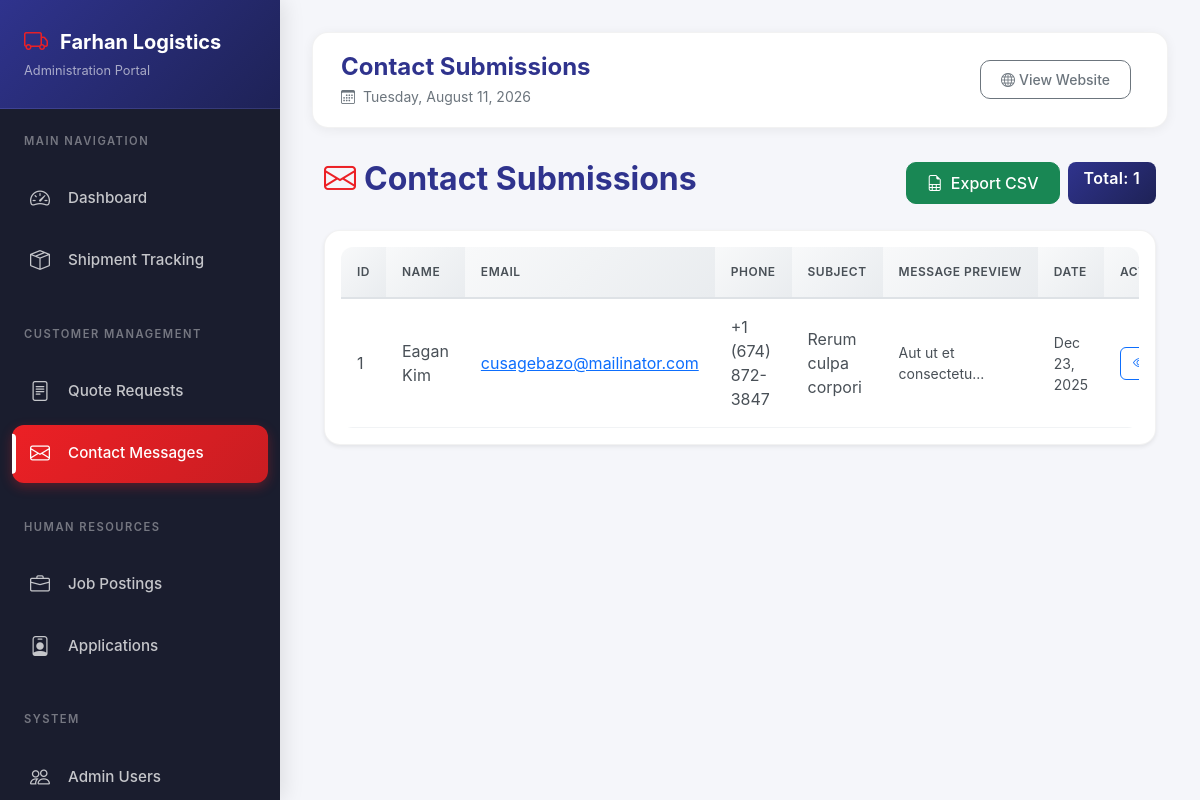
/admin/contacts.php (signed in), run on the app's committed database.
### tables this page shows
CREATE TABLE `contact_submissions` (
  `id` int UNSIGNED NOT NULL,
  `name` varchar(100) NOT NULL,
  `email` varchar(100) NOT NULL,
  `phone` varchar(20) DEFAULT NULL,
  `company` varchar(100) DEFAULT NULL,
  `subject` varchar(200) NOT NULL,
  `message` text NOT NULL,
  `ip_address` varchar(45) DEFAULT NULL,
  `user_agent` varchar(255) DEFAULT NULL,
  `status` enum('new','read','replied','archived') DEFAULT 'new',
  `created_at` timestamp NULL DEFAULT CURRENT_TIMESTAMP,
  `updated_at` timestamp NULL DEFAULT CURRENT_TIMESTAMP ON UPDATE CURRENT_TIMESTAMP
);

### public_html/admin/contacts.php (the view, shortened to what this page needs)
<?php
require_once dirname(__DIR__) . '/config/db.php';
$single_contact = null;
$page = isset($_GET['page']) ? (int)$_GET['page'] : 1;
$per_page = 15;
$offset = ($page - 1) * $per_page;
$stmt = $pdo->query("SELECT COUNT(*) FROM contact_submissions");
$total = $stmt->fetchColumn();
$stmt = $pdo->prepare("SELECT * FROM contact_submissions ORDER BY created_at DESC LIMIT ? OFFSET ?");
$stmt->execute([$per_page, $offset]);
$contacts = $stmt->fetchAll();
include __DIR__ . '/includes/header.php';
?>
<div class="container-fluid">
    <div class="d-flex justify-content-between align-items-center mb-4">
        <h2 style="color: var(--primary-navy); font-weight: 700;">
            <i class="bi bi-envelope me-2" style="color: var(--primary-red);"></i>Contact Submissions
        </h2>
        <div class="d-flex gap-2">
            <?php if (!$single_contact): ?>
            <button class="btn btn-success" onclick="exportToCSV()">
                <i class="bi bi-file-earmark-spreadsheet me-2"></i>Export CSV
            </button>
            <?php endif; ?>
            <span class="badge bg-primary" style="font-size: 1rem; padding: 0.5rem 1rem;">
                Total: <?php echo $total; ?>
            </span>
        </div>
    </div>
    <?php if ($single_contact): ?>
        <div class="card shadow-sm mb-4">
            <div class="card-header bg-white d-flex justify-content-between align-items-center">
                <h5 class="mb-0">Contact Message #<?php echo $single_contact['id']; ?></h5>
                <a href="/admin/contacts" class="btn btn-sm btn-outline-secondary">
                    <i class="bi bi-arrow-left me-1"></i>Back to List
                </a>
            </div>
            <div class="card-body">
                <div class="row">
                    <div class="col-md-6 mb-3">
                        <strong>Name:</strong><br>
                        <?php echo htmlspecialchars($single_contact['name']); ?>
                    </div>
                    <div class="col-md-6 mb-3">
                        <strong>Email:</strong><br>
                        <a href="mailto:<?php echo htmlspecialchars($single_contact['email']); ?>">
                            <?php echo htmlspecialchars($single_contact['email']); ?>
                        </a>
                    </div>
                    <div class="col-md-6 mb-3">
                        <strong>Phone:</strong><br>
                        <a href="tel:<?php echo htmlspecialchars($single_contact['phone'] ?? 'N/A'); ?>">
                            <?php echo htmlspecialchars($single_contact['phone'] ?? 'N/A'); ?>
                        </a>
                    </div>
                    <div class="col-md-6 mb-3">
                        <strong>Subject:</strong><br>
                        <?php echo htmlspecialchars($single_contact['subject'] ?? 'N/A'); ?>
                    </div>
                    <div class="col-md-6 mb-3">
                        <strong>Submitted:</strong><br>
                        <?php echo date('F j, Y g:i A', strtotime($single_contact['created_at'])); ?>
                    </div>
                    <div class="col-12 mb-3">
                        <strong>Message:</strong><br>
                        <div class="p-3 bg-light rounded">
                            <?php echo nl2br(htmlspecialchars($single_contact['message'])); ?>
                        </div>
                    </div>
                </div>
                <form method="POST" onsubmit="return confirm('Are you sure?');">
                    <input type="hidden" name="id" value="<?php echo $single_contact['id']; ?>">
                    <button type="submit" name="delete" class="btn btn-danger">
                        <i class="bi bi-trash me-1"></i>Delete Message
                    </button>
                </form>
            </div>
        </div>
    <?php else: ?>
        <div class="card shadow-sm">
            <div class="card-body">
                <div class="table-responsive">
                    <table class="table table-hover" id="contactsTable">
                        <thead>
                            <tr>
                                <th>ID</th>
                                <th>Name</th>
                                <th>Email</th>
                                <th>Phone</th>
                                <th>Subject</th>
                                <th>Message Preview</th>
                                <th>Date</th>
                                <th>Actions</th>
                            </tr>
                        </thead>
                        <tbody>
                            <?php if (empty($contacts)): ?>
                                <tr>
                                    <td colspan="8" class="text-center text-muted py-4">No contact submissions found</td>
                                </tr>
                            <?php else: ?>
                                <?php foreach ($contacts as $contact): ?>
                                    <tr>
                                        <td><?php echo $contact['id']; ?></td>
                                        <td><?php echo htmlspecialchars($contact['name']); ?></td>
                                        <td><a href="mailto:<?php echo htmlspecialchars($contact['email']); ?>"><?php echo htmlspecialchars($contact['email']); ?></a></td>
                                        <td><?php echo htmlspecialchars($contact['phone'] ?? 'N/A'); ?></td>
                                        <td><?php echo htmlspecialchars($contact['subject'] ?? 'N/A'); ?></td>
                                        <td class="small"><?php echo htmlspecialchars(substr($contact['message'], 0, 50)) . '...'; ?></td>
                                        <td class="small"><?php echo date('M d, Y', strtotime($contact['created_at'])); ?></td>
                                        <td>
                                            <a href="?id=<?php echo $contact['id']; ?>" class="btn btn-sm btn-outline-primary">
                                                <i class="bi bi-eye"></i>
                                            </a>
                                        </td>
                                    </tr>
                                <?php endforeach; ?>
                            <?php endif; ?>
                        </tbody>
                    </table>
                </div>
            </div>
        </div>
    <?php endif; ?>
</div>
<?php include __DIR__ . '/includes/footer.php'; ?>

### public_html/admin/includes/header.php (style rules this page uses)
:root { --primary-navy: #2f338d; --primary-red: #ec2025; --sidebar-width: 280px; --sidebar-bg: #1a1d2e; --sidebar-hover: #252939; }
* { margin: 0; padding: 0; box-sizing: border-box; }
body { font-family: 'Inter', -apple-system, BlinkMacSystemFont, 'Segoe UI', Roboto, sans-serif; background: #f5f6fa; overflow-x: hidden; }
.card { border: none; border-radius: 16px; box-shadow: 0 2px 12px rgba(0, 0, 0, 0.06); border: 1px solid rgba(0, 0, 0, 0.05); transition: all 0.3s ease; }
.btn { border-radius: 10px; padding: 0.5rem 1.25rem; font-weight: 500; transition: all 0.3s ease; }
.table { margin: 0; }
.table-responsive { border-radius: 12px; overflow-x: auto; overflow-y: visible; }
.table thead th { background: linear-gradient(135deg, #f8f9fa, #e9ecef); border-bottom: 2px solid #dee2e6; font-weight: 600; text-transform: uppercase; font-size: 0.75rem; letter-spacing: 0.5px; color: #495057; padding: 1rem; white-space: nowrap; position: sticky; top: 0; z-index: 10; }
.table tbody tr { transition: background-color 0.2s ease, box-shadow 0.2s ease; border-bottom: 1px solid #f1f3f5; }
.table tbody td { padding: 1rem; vertical-align: middle; color: #495057; }
.badge { padding: 0.5rem 0.875rem; border-radius: 8px; font-weight: 600; font-size: 0.75rem; letter-spacing: 0.3px; }
.badge.bg-primary { background: linear-gradient(135deg, var(--primary-navy), #1e2256) !important; }
.table .btn-sm { padding: 0.375rem 0.75rem; font-size: 0.8rem; border-radius: 6px; }

### data on the page
contact_submissions: id "1", name "Eagan Kim", email "cusagebazo@mailinator.com", phone "+1 (674) 872-3847", subject "Rerum culpa corpori", message "Aut ut et consectetu", created_at "Dec 23, 2025"

### other printed values
$pageTitle "Contact Submissions"
$total "1"
